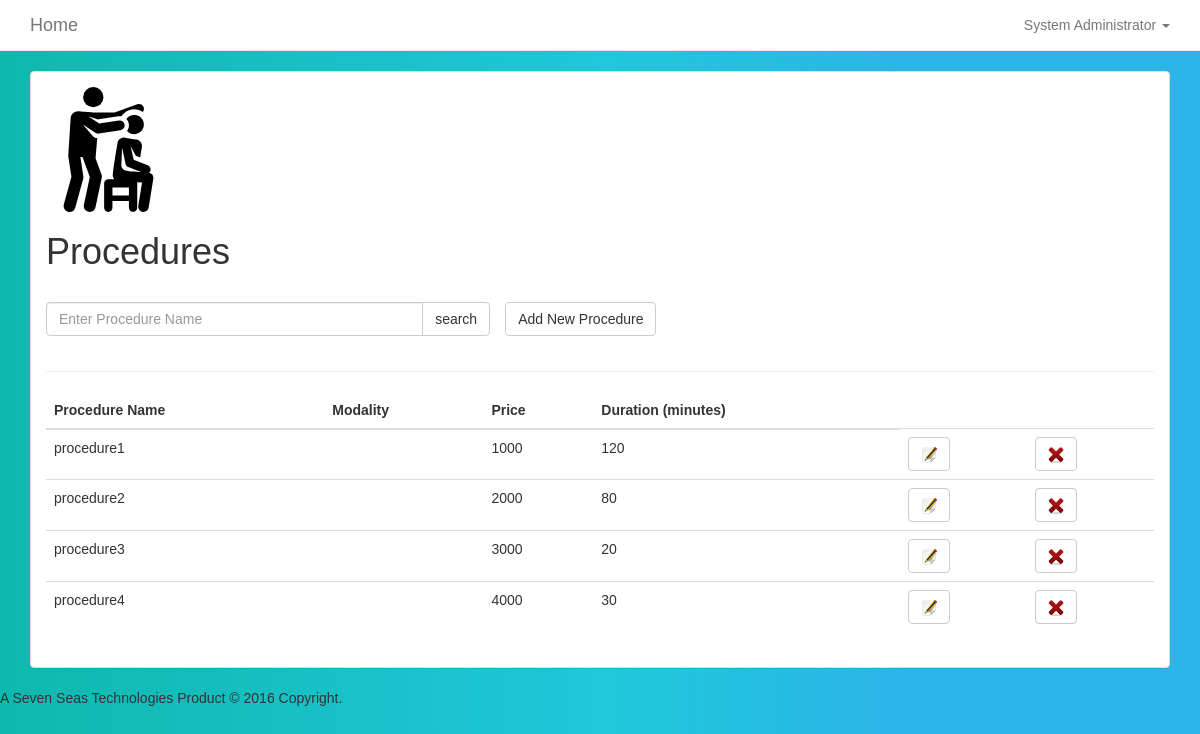
The app's page /procedures (signed in) with its own data.
### tables this page shows
CREATE TABLE `procedures` (
  `procedure_id` int(11) NOT NULL,
  `procedure_name` varchar(20) NOT NULL,
  `Modality` varchar(2) NOT NULL,
  `price` double DEFAULT NULL,
  `duration` int(11) DEFAULT NULL,
  `created_by` varchar(60) DEFAULT NULL,
  `created_on` timestamp NOT NULL DEFAULT CURRENT_TIMESTAMP ON UPDATE CURRENT_TIMESTAMP
);

### app/conn_db.php (called while the page is built, shortened)
<?php
$conn = "";
function affected() {
    global $conn, $rows_affected;
    $rows_affected = mysqli_affected_rows($conn);
    if ($rows_affected < 1) {
        $error_sql ="No information added to or retreived from database. Try checking your parameters" . "<br>";
        error_handler($error_sql, mysqli_errno($conn), mysqli_error($conn));
        return 0;
    }
    else {
        return $rows_affected;
    }
}
function db_query($sql) {
    global $conn;
    $result = $conn->query($sql);
    if ($result == FALSE) {
        $error_sql = "Error querying db, check sql statement" . "<br>";
        error_handler($error_sql, mysqli_errno($conn), mysqli_error($conn));
    }
    else {
        return $result;
    }
}
?>

### app/functions.php (the view, shortened to what this page needs)
<?php
function e($value){
    echo htmlspecialchars($value,ENT_QUOTES);
}
?>

### views_admin/procedures.php (shortened to what this page needs)
<?php
$sql_procedures = "SELECT * FROM procedures";
$procedure = db_query($sql_procedures);
?>
<div class="section">
      <div class="container">
      <div class="panel panel-default panel-faded">
                <div class="panel-body">
        <div class="row">
                    <div class="col-md-12">
                        <img src="assets/img/procedures.svg" class="img-responsive" width="125" height="125">
                    </div>
                    <div class="col-md-12">
                        <h1>Procedures</h1>
                    </div>
                </div> <br>
            <div class="row">
                <a class="btn btn-default" href="newprocedure">Add New Procedure</a>
                <div class="col-md-5">
                  <form role="form" method="post">
                    <div class="form-group">
                      <div class="input-group">
                        <input type="text" class="form-control" name="search" placeholder="Enter Procedure Name">
                        <span class="input-group-btn">
                        <button class="btn btn-default" type="submit">search</button>
                        </span>
                      </div>
                    </div>
                  </form>
                </div>
            </div>
        <div class="row">
          <div class="col-md-12">
            <hr>
          </div>
        </div>
        <div class="row">
          <div class="col-md-12">
                <table class ="table table-hover">
                    <thead>
                      <tr>
                          <th>Procedure Name</th>
                          <th>Modality</th>
                          <th>Price</th>
                          <th>Duration (minutes)</th>
                      </tr>
                    </thead>
                    <tbody>
                   <?php
                   while ($row = $procedure->fetch_assoc()) {
                       ?>
                    <tr>
                        <td><?php e($row["procedure_name"]);?></td>
                        <td><?php e($row["modality"]);?></td>
                        <td><?php e($row["price"]);?></td>
                        <td><?php e($row["duration"]);?></td>
                        <td><a class="btn btn-default" title="edit" href="edit_procedure?id=<?php e($row['procedure_id']);?>"> <img src="assets/img/edit.png"></a></td>
                        <td><a class="btn btn-default" title="delete" href="procedures?delete=<?php e( $row['procedure_name'] . "&id=" . $row['procedure_id']);?>"> <img src="assets/img/delete.png"></a></td>
                    </tr>
                   <?php }
                   ?>
                    </tbody>
                </table>
          </div>
        </div>
      </div>
    </div>
</div>
</div>

### assets/css/style.css (style rules this page uses)
body { background:linear-gradient(90deg, #0fb8ad 0%, #1fc8db 51%, #2cb5e8 75%); font-family: Arial,sans-serif; }

### records on screen
procedures: procedure_name "procedure1 1000 120"
procedures: procedure_name "procedure2 2000 80"
procedures: procedure_name "procedure3 3000 20"
procedures: procedure_name "procedure4 4000 30"

### other values on screen
$_SESSION["full_name"] "System Administrator"
